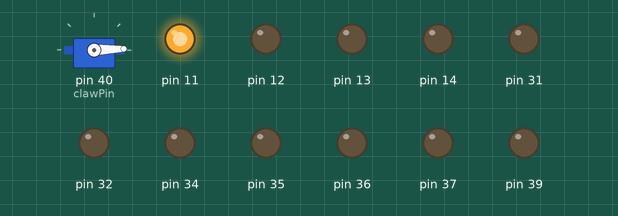
Recording of a sketch running on a simulated Arduino Mega 2560, built with avr-gcc and run on an emulated ATmega2560. Shown: servo, output pins drawn as LEDs (lit = HIGH).

Above: at 0.95 s.
At 1.35 s:
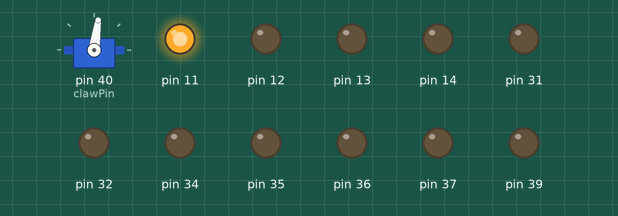
At 1.8 s:
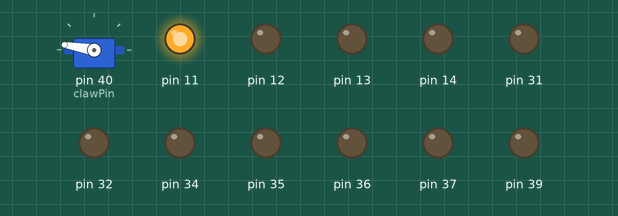
At 2.65 s:
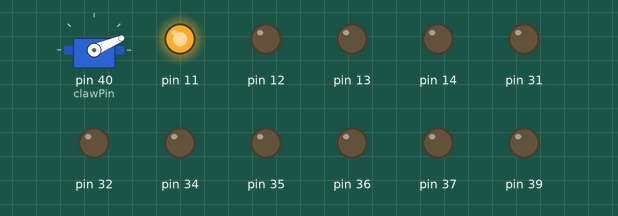
Timing chart, 0 to 5.1 s (numbered marks = the images above):
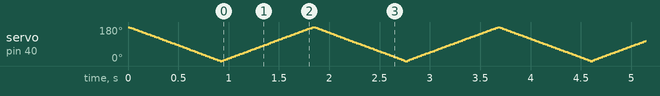

The sketch:

Grabber_MC.ino
```cpp
#include <Motor.h>
#include <ColorSensor.h>
#include <Servo.h>

#define clawPin 40         //P2_7

/*
 *  Create Motor Objects
 *  Motor 1 Forward       Pin 34 (P2_3)
 *  Motor 1 Backward      Pin 35 (P6_7)
 *  Motor 2 Forward       Pin 31 (P3_7)
 *  Motor 2 Backward      Pin 32 (P3_5)
 *  Extend Motor Forward  Pin 37 (P5_6)
 *  Extend Motor Backward Pin 36 (P6_6)
 */
Motor motor1(34, 35);
Motor motor2(31, 32);
Motor extend(37, 36);

/*
 * Create Color Sensor Object
 * S0         Pin 11 (P3_6)
 * S1         Pin 12 (P5_2)
 * S2         Pin 13 (P5_0)
 * S3         Pin 14 (P1_7)
 * sensorOut  Pin 15 (P1_6)
 * OE         Pin 39 (P2_6)
 */
ColorSensor colorSensor(11, 12, 13, 14, 15, 39);

Servo Claw;

int pos = 0;

// Variables used to send message
char input;
char Message;
char Color;

void setup() {
  colorSensor.SETUP();
  motor1.SETUP();
  motor2.SETUP();
  extend.SETUP();
  Claw.attach(clawPin);
  closeClaw();
  Serial.begin(9600);
  Serial1.begin(115200);
}

void loop() {
//  if(Serial1.available() > 0){
//    Message = Serial1.read();
//    processMessage(Message);
//  }
  openClaw();
  closeClaw();
}

void openClaw(){
  for(pos = 0; pos <= 180; pos++){
    Claw.write(pos);
    delay(5);
  }
}

void closeClaw(){
  for(pos = 180; pos >= 0; pos--){
    Claw.write(pos);
    delay(5);
  }
}

void sendMessage(char Data){
  // Notify WiFi module Data is available to send
  while(Serial1.available() <= 0){
    Serial1.write('x');
    // Break loop when WiFi module responds
    if(Serial1.available() > 0){
      break;
    }
    delay(1000);
  }
  // Clear buffer
  input = Serial1.read();
  // Send Message Data to WiFi module
  Serial1.write(Data);
}

void processMessage(char Data){
  if(Data == 'R' || Data == 'G' || Data == 'B'){
    Data = Color;
    getItem(Color);
  }
  else if(Data == 'r' || Data == 'g' || Data == 'b'){
    Data = Data - 0x20;
    if(Data == Color){
      sendMessage('M');
      goHome();
    }
    else{
      goHome();
    }
  }
  else if(Data == 'x'){
    input = Serial1.read();
  }
}

void getItem(char color){
  motor1.FORWARD(32);
  motor2.FORWARD(32);
  colorSensor.findColor(color);
  motor1.BRAKE();
  motor2.BRAKE();
  openClaw();
  extend.FORWARD(32);
  delay(500);
  extend.BRAKE();
  closeClaw();
  extend.BACKWARD(32);
  delay(500);
  extend.BRAKE();
  sendMessage('G');
}

void givetoDeliver(){
  motor1.FORWARD(32);
  motor2.FORWARD(32);
  colorSensor.findColor('G');   // Change Color
  motor1.BRAKE();
  motor2.BRAKE();
  extend.FORWARD(32);
  delay(500);
  extend.BRAKE();
  openClaw();
  extend.BACKWARD(32);
  delay(500);
  extend.BRAKE();
  closeClaw();
}

void goHome(){
  motor1.BACKWARD(32);
  motor2.BACKWARD(32);
  colorSensor.findColor('H');   // Change Color
  motor1.BRAKE();
  motor2.BRAKE();
  sendMessage('H');
}
```
